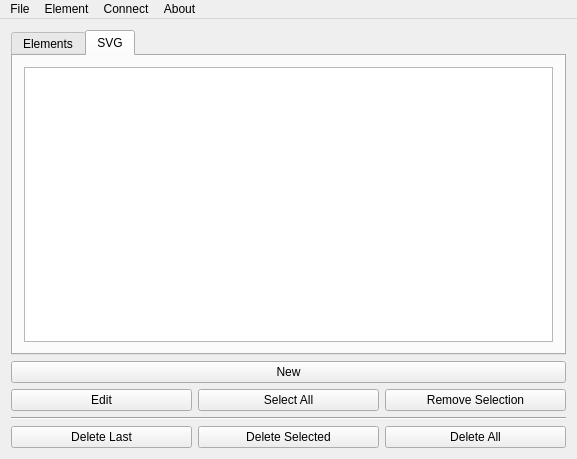
<?xml version="1.0" encoding="UTF-8"?>
<ui version="4.0">
 <class>MainWindow</class>
 <widget class="QMainWindow" name="MainWindow">
  <property name="geometry">
   <rect>
    <x>0</x>
    <y>0</y>
    <width>577</width>
    <height>459</height>
   </rect>
  </property>
  <property name="windowTitle">
   <string>proe-19l-2</string>
  </property>
  <widget class="QWidget" name="centralWidget">
   <layout class="QGridLayout" name="gridLayout">
    <item row="0" column="0">
     <widget class="QTabWidget" name="tabWidget">
      <property name="enabled">
       <bool>true</bool>
      </property>
      <property name="currentIndex">
       <number>1</number>
      </property>
      <widget class="QWidget" name="tab_2">
       <attribute name="title">
        <string>Elements</string>
       </attribute>
       <layout class="QGridLayout" name="gridLayout_5">
        <item row="0" column="0">
         <widget class="QTableWidget" name="tableWidget">
          <property name="enabled">
           <bool>true</bool>
          </property>
          <property name="minimumSize">
           <size>
            <width>0</width>
            <height>0</height>
           </size>
          </property>
          <column>
           <property name="text">
            <string>Designator</string>
           </property>
           <property name="textAlignment">
            <set>AlignCenter</set>
           </property>
          </column>
          <column>
           <property name="text">
            <string>Type</string>
           </property>
           <property name="textAlignment">
            <set>AlignCenter</set>
           </property>
          </column>
          <column>
           <property name="text">
            <string>X</string>
           </property>
           <property name="textAlignment">
            <set>AlignCenter</set>
           </property>
          </column>
          <column>
           <property name="text">
            <string>Y</string>
           </property>
           <property name="textAlignment">
            <set>AlignCenter</set>
           </property>
          </column>
          <column>
           <property name="text">
            <string>Line Width</string>
           </property>
           <property name="textAlignment">
            <set>AlignCenter</set>
           </property>
          </column>
          <column>
           <property name="text">
            <string>Radius</string>
           </property>
           <property name="font">
            <font>
             <kerning>true</kerning>
            </font>
           </property>
           <property name="textAlignment">
            <set>AlignCenter</set>
           </property>
          </column>
          <column>
           <property name="text">
            <string>Wattage</string>
           </property>
           <property name="textAlignment">
            <set>AlignCenter</set>
           </property>
          </column>
          <column>
           <property name="text">
            <string>State</string>
           </property>
           <property name="textAlignment">
            <set>AlignCenter</set>
           </property>
          </column>
          <column>
           <property name="text">
            <string>Value</string>
           </property>
           <property name="textAlignment">
            <set>AlignCenter</set>
           </property>
          </column>
          <column>
           <property name="text">
            <string>Intensity</string>
           </property>
           <property name="textAlignment">
            <set>AlignCenter</set>
           </property>
          </column>
          <column>
           <property name="text">
            <string>Cl. Voltage</string>
           </property>
           <property name="textAlignment">
            <set>AlignCenter</set>
           </property>
          </column>
         </widget>
        </item>
       </layout>
      </widget>
      <widget class="QWidget" name="tab">
       <attribute name="title">
        <string>SVG</string>
       </attribute>
       <layout class="QGridLayout" name="gridLayout_3">
        <item row="0" column="0">
         <widget class="QGraphicsView" name="svgView"/>
        </item>
       </layout>
      </widget>
     </widget>
    </item>
    <item row="1" column="0">
     <layout class="QVBoxLayout" name="verticalLayout">
      <item>
       <widget class="QPushButton" name="newElement">
        <property name="enabled">
         <bool>true</bool>
        </property>
        <property name="text">
         <string>New</string>
        </property>
       </widget>
      </item>
      <item>
       <layout class="QHBoxLayout" name="horizontalLayout_2">
        <item>
         <widget class="QPushButton" name="editElement">
          <property name="enabled">
           <bool>true</bool>
          </property>
          <property name="text">
           <string>Edit</string>
          </property>
         </widget>
        </item>
        <item>
         <widget class="QPushButton" name="selectAll">
          <property name="enabled">
           <bool>true</bool>
          </property>
          <property name="text">
           <string>Select All</string>
          </property>
         </widget>
        </item>
        <item>
         <widget class="QPushButton" name="removeSelection">
          <property name="text">
           <string>Remove Selection</string>
          </property>
         </widget>
        </item>
       </layout>
      </item>
      <item>
       <widget class="Line" name="line">
        <property name="orientation">
         <enum>Qt::Horizontal</enum>
        </property>
       </widget>
      </item>
      <item>
       <layout class="QHBoxLayout" name="horizontalLayout">
        <item>
         <widget class="QPushButton" name="deleteLast">
          <property name="enabled">
           <bool>true</bool>
          </property>
          <property name="text">
           <string>Delete Last</string>
          </property>
         </widget>
        </item>
        <item>
         <widget class="QPushButton" name="deleteSelected">
          <property name="enabled">
           <bool>true</bool>
          </property>
          <property name="text">
           <string>Delete Selected</string>
          </property>
         </widget>
        </item>
        <item>
         <widget class="QPushButton" name="deleteAll">
          <property name="enabled">
           <bool>true</bool>
          </property>
          <property name="text">
           <string>Delete All</string>
          </property>
         </widget>
        </item>
       </layout>
      </item>
     </layout>
    </item>
   </layout>
  </widget>
  <widget class="QMenuBar" name="menuBar">
   <property name="geometry">
    <rect>
     <x>0</x>
     <y>0</y>
     <width>577</width>
     <height>22</height>
    </rect>
   </property>
   <widget class="QMenu" name="menuFile">
    <property name="title">
     <string>File</string>
    </property>
    <widget class="QMenu" name="menuExport">
     <property name="enabled">
      <bool>true</bool>
     </property>
     <property name="title">
      <string>Export...</string>
     </property>
     <addaction name="menuExportSVG"/>
     <addaction name="menuExportJPG"/>
     <addaction name="menuExportPDF"/>
    </widget>
    <addaction name="actionNewFile"/>
    <addaction name="actionOpenFile"/>
    <addaction name="actionSaveFile"/>
    <addaction name="menuExport"/>
   </widget>
   <widget class="QMenu" name="menuElement">
    <property name="title">
     <string>Element</string>
    </property>
    <widget class="QMenu" name="menuDelete">
     <property name="enabled">
      <bool>true</bool>
     </property>
     <property name="title">
      <string>Delete...</string>
     </property>
     <addaction name="menuDeleteSelected"/>
     <addaction name="menuDeleteLast"/>
     <addaction name="menuDeleteAll"/>
    </widget>
    <addaction name="actionNewElement"/>
    <addaction name="actionEditElement"/>
    <addaction name="menuDelete"/>
   </widget>
   <widget class="QMenu" name="menuBind">
    <property name="title">
     <string>Connect</string>
    </property>
    <addaction name="actionConnecAll"/>
    <addaction name="actionConnect2"/>
   </widget>
   <widget class="QMenu" name="menuAbout">
    <property name="title">
     <string>About</string>
    </property>
    <widget class="QMenu" name="menuCreatorsOlek">
     <property name="title">
      <string>Project Creators</string>
     </property>
     <addaction name="actionAleksander_Grzybowski"/>
     <addaction name="menuCreatorsDaniel"/>
    </widget>
    <addaction name="actionApplication"/>
    <addaction name="menuCreatorsOlek"/>
   </widget>
   <addaction name="menuFile"/>
   <addaction name="menuElement"/>
   <addaction name="menuBind"/>
   <addaction name="menuAbout"/>
  </widget>
  <action name="actionNewElement">
   <property name="enabled">
    <bool>true</bool>
   </property>
   <property name="text">
    <string>New</string>
   </property>
  </action>
  <action name="actionEditElement">
   <property name="enabled">
    <bool>true</bool>
   </property>
   <property name="text">
    <string>Edit</string>
   </property>
  </action>
  <action name="actionNewFile">
   <property name="text">
    <string>New</string>
   </property>
  </action>
  <action name="actionOpenFile">
   <property name="enabled">
    <bool>true</bool>
   </property>
   <property name="text">
    <string>Open</string>
   </property>
  </action>
  <action name="actionSaveFile">
   <property name="enabled">
    <bool>true</bool>
   </property>
   <property name="text">
    <string>Save</string>
   </property>
  </action>
  <action name="actionConnecAll">
   <property name="enabled">
    <bool>false</bool>
   </property>
   <property name="text">
    <string>All</string>
   </property>
  </action>
  <action name="actionConnect2">
   <property name="enabled">
    <bool>false</bool>
   </property>
   <property name="text">
    <string>Two Elements</string>
   </property>
  </action>
  <action name="actionApplication">
   <property name="text">
    <string>Application</string>
   </property>
  </action>
  <action name="actionAleksander_Grzybowski">
   <property name="text">
    <string>Aleksander Grzybowski</string>
   </property>
  </action>
  <action name="menuCreatorsDaniel">
   <property name="text">
    <string>Piotr Daniel</string>
   </property>
  </action>
  <action name="menuExportSVG">
   <property name="text">
    <string>SVG</string>
   </property>
  </action>
  <action name="menuExportJPG">
   <property name="enabled">
    <bool>false</bool>
   </property>
   <property name="text">
    <string>JPG</string>
   </property>
  </action>
  <action name="menuExportPDF">
   <property name="enabled">
    <bool>true</bool>
   </property>
   <property name="text">
    <string>PDF</string>
   </property>
  </action>
  <action name="menuDeleteSelected">
   <property name="text">
    <string>Selected</string>
   </property>
  </action>
  <action name="menuDeleteLast">
   <property name="text">
    <string>Last</string>
   </property>
  </action>
  <action name="menuDeleteAll">
   <property name="text">
    <string>All</string>
   </property>
  </action>
 </widget>
 <layoutdefault spacing="6" margin="11"/>
 <resources/>
 <connections/>
</ui>
